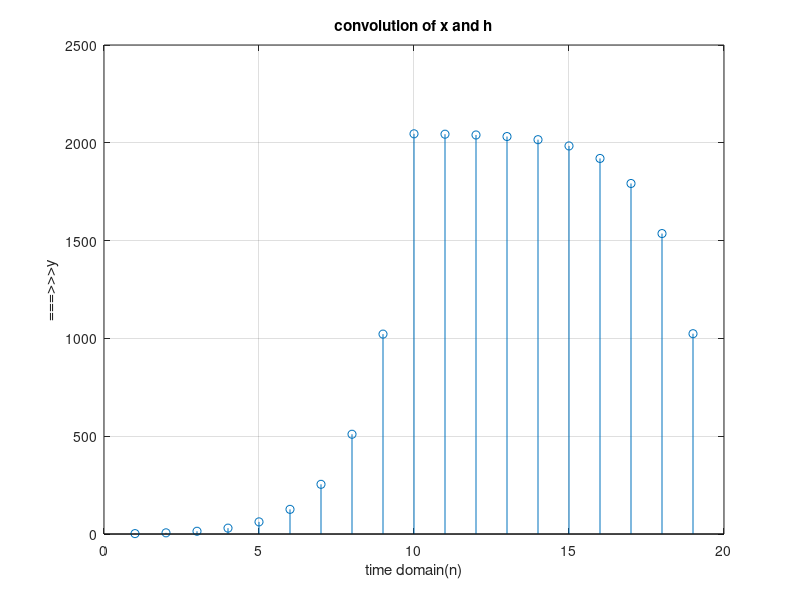

Write the MATLAB code that produced this figure.
u=ones(1,10);
n=1:1:10;
a=1;
x=u;
h=power(2,n);
y=conv(x,h);
stem(y);
xlabel('time domain(n)');
ylabel('===>>>y');
title('convolution of x and h');
grid on